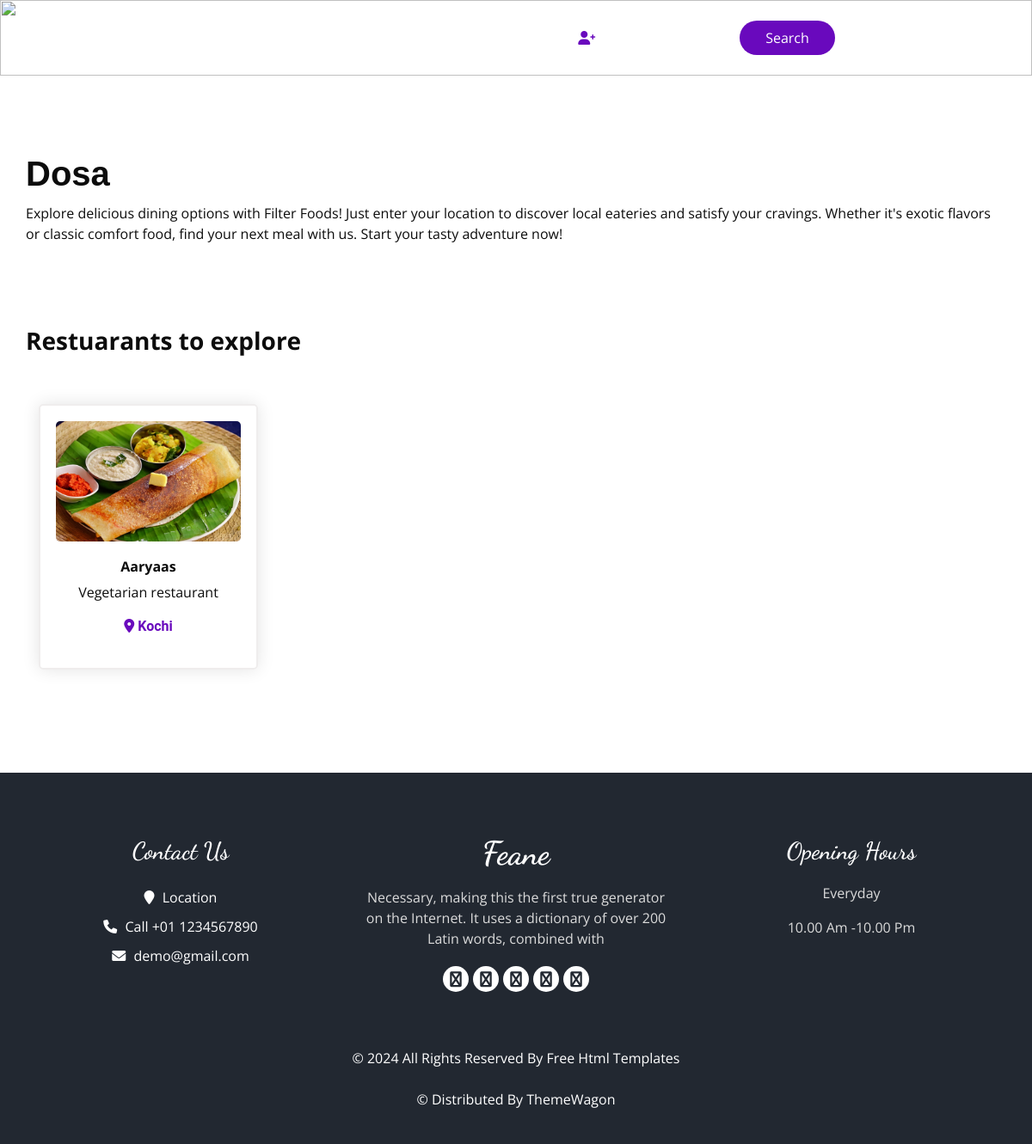
The app's page /UserApp/view_food_restaurant/Dosa/ with its own data.
### VendorApp/models.py (models this page shows, shortened)
class Food(models.Model):
    vendor = models.ForeignKey(Vendor, on_delete=models.CASCADE, null=True)
    name = models.CharField(max_length=200)
    category = models.CharField(max_length=500)
    image = models.ImageField(upload_to="images")
    description = models.CharField(max_length=500)
    region = models.CharField(max_length=50, null=True, blank=True)
    type = models.CharField(max_length=500, default="veg")

class Vendor(models.Model):
    name = models.CharField(max_length=255)
    email = models.EmailField(max_length=255)
    description = models.CharField(max_length=200,null=True)
    address = models.CharField(max_length=200,null=True)
    contact = models.IntegerField(validators=[RegexValidator(r'^\d{10}$')], null=True)
    location = models.CharField(max_length=100,blank=True, null=True)
    website = models.URLField(null=True)
    logo = models.ImageField(upload_to='images',null=True,blank=True)
    average_rating = models.DecimalField(max_digits=3, decimal_places=1, default=0.0)

### UserApp/views.py (the view)
# urls.py: path('view_food_restaurant/<str:name>/', views.view_food_restaurant, name='view_food_restaurant'),
def view_food_restaurant(request, name):
    food_items = Food.objects.filter(name=name,)
    return render(request, "view_food_restaurant.html", {"food_items": food_items, "food_name": name})

### UserApp/templates/view_food_restaurant.html (shortened to what this page needs)
{% load static %}
<html>
<head>
  <link rel="stylesheet" type="text/css" href="{% static 'Web/css/bootstrap.css' %}" />
  <link rel="stylesheet" type="text/css" href="https://cdnjs.cloudflare.com/ajax/libs/OwlCarousel2/2.3.4/assets/owl.carousel.min.css" />
  <link rel="stylesheet" href="https://cdnjs.cloudflare.com/ajax/libs/jquery-nice-select/1.1.0/css/nice-select.min.css" />
  <link href="{% static 'Web/css/font-awesome.min.css' %}" rel="stylesheet" />
  <link href="{% static 'Web/css/style.css' %}" rel="stylesheet" />
  <link href="{% static 'Web/css/main.css' %}" rel="stylesheet" />
  <link href="{% static 'Web/css/responsive.css' %}" rel="stylesheet" />
    <link rel="stylesheet" href="https://cdnjs.cloudflare.com/ajax/libs/font-awesome/6.0.0-beta3/css/all.min.css">
</head>
<body class="sub_page">
  <div class="hero_area">
    <div class="bg-box">
      <img src="{% static 'Web/images/hero-bg.jpg' %}" alt="">
    </div>
    <header class="header_section">
      <div class="container">
        <nav class="navbar navbar-expand-lg custom_nav-container ">
          <a class="navbar-brand" href="index.html">
             <span style="margin-right:-30px;">
            </span>
          </a>
          <div class="collapse navbar-collapse" id="navbarSupportedContent">
            <ul class="navbar-nav ">
              <li class="nav-item ">
                <a class="nav-link" href="{% url 'Home_page' %}" style="margin-left:50px;">Home </a>
              </li>
              <li class="nav-item ">
                <a class="nav-link" href="{% url 'menu_page' %}">Menu</a>
              </li>
              <li class="nav-item">
                <a class="nav-link" href="{% url 'about_page' %}">About</a>
              </li>
               <li class="nav-item">
                <a class="nav-link" href="book.html" >Contact</a>
              </li>
            </ul>
           <div class="user_option">
{% if request.session.Username %}
            <a href="{% url 'profile_page' %}" class="user_link customicon" style="margin-right:120px;">
    <i class="fa fa-user" aria-hidden="true"></i>
</a>
{% else %}
<a href="{% url 'login_page' %}" class="user_link" style="margin-right:120px;">
  <i class="fa fa-user-plus"  aria-hidden="true"></i>
</a>
{% endif %}
<a class="cartcustom" href="{% url 'cart_page' %}">
    <i class="fas fa-shopping-cart"></i>
</a>
        <a href="{% url 'menu_page' %}" style="text-decoration:none !important;" class="order_online">
                Search
              </a>
            </div>
          </div>
        </nav>
      </div>
    </header>
  </div>
  <section class="food_section layout_padding">
    <div class="container">
         <div class="heading_container ">
        <h2>
            {{food_name}}
        </h2>
<p>Explore delicious dining options with Filter Foods! Just enter your location to discover local eateries and satisfy your cravings. Whether it's exotic flavors or classic comfort food, find your next meal with us. Start your tasty adventure now!</p>
      </div><br><br><br><br>
      <div class="heading_container">
        <h3 style="font-weight:bold;">
          Restuarants to explore
        </h3>
      </div><br><br>
<div class="product-section mt-150 mb-150">
    <div class="container">
        <div class="row">
     {% if food_items %}
        {% for food in food_items %}
            <div class="col-md-6 col-lg-3 text-center">
                <div class="single-product-item" style="border: 2px solid rgb(239, 237, 237);">
                    <div class="product-image">
<a href="{% url 'food_inner_page' food.vendor.id food.name %}">
                            <img src="{{ food.image.url }}" alt="{{ food.name }}">
                        </a>
                    </div>
                    <div class="text-container">
                        <div class="detail-box">
                            <h6 style="font-weight:bold;">
                                {{ food.vendor.name }}
                            </h6>
                            <p>{{ food.vendor.description }}</p>
                            <p style="font-size: 16px; font-weight: bold; font-family: Roboto, sans-serif; color: #6909bd;">
  <i class="fas fa-map-marker-alt"></i> {{food.vendor.location}}
</p>
                        </div>
                    </div>
                </div>
            </div>
        {% endfor %}
    {% else %}
        <p>No results found.</p>
    {% endif %}
</div>
        </div>
    </div>
    </div>
  </section>
  <footer class="footer_section">
    <div class="container">
      <div class="row">
        <div class="col-md-4 footer-col">
          <div class="footer_contact">
            <h4>
              Contact Us
            </h4>
            <div class="contact_link_box">
              <a href="">
                <i class="fa fa-map-marker" aria-hidden="true"></i>
                <span>
                  Location
                </span>
              </a>
              <a href="">
                <i class="fa fa-phone" aria-hidden="true"></i>
                <span>
                  Call +01 1234567890
                </span>
              </a>
              <a href="">
                <i class="fa fa-envelope" aria-hidden="true"></i>
                <span>
                  demo@gmail.com
                </span>
              </a>
            </div>
          </div>
        </div>
        <div class="col-md-4 footer-col">
          <div class="footer_detail">
            <a href="" class="footer-logo">
              Feane
            </a>
            <p>
              Necessary, making this the first true generator on the Internet. It uses a dictionary of over 200 Latin words, combined with
            </p>
            <div class="footer_social">
              <a href="">
                <i class="fa fa-facebook" aria-hidden="true"></i>
              </a>
              <a href="">
                <i class="fa fa-twitter" aria-hidden="true"></i>
              </a>
              <a href="">
                <i class="fa fa-linkedin" aria-hidden="true"></i>
              </a>
              <a href="">
                <i class="fa fa-instagram" aria-hidden="true"></i>
              </a>
              <a href="">
                <i class="fa fa-pinterest" aria-hidden="true"></i>
              </a>
            </div>
          </div>
        </div>
        <div class="col-md-4 footer-col">
          <h4>
            Opening Hours
          </h4>
          <p>
            Everyday
          </p>
          <p>
            10.00 Am -10.00 Pm
          </p>
        </div>
      </div>
      <div class="footer-info">
        <p>
          &copy; <span id="displayYear"></span> All Rights Reserved By
          <a href="https://html.design/">Free Html Templates</a><br><br>
          &copy;  Distributed By
          <a href="https://themewagon.com/" target="_blank">ThemeWagon</a>
        </p>
      </div>
    </div>
  </footer>
</body>
</html>

### UserApp/static/Web/css/style.css (style rules this page uses)
body { font-family: "Open Sans", sans-serif; color: #0c0c0c; background-color: #ffffff; overflow-x: hidden; }
.layout_padding { padding: 90px 0; }
h1, h2 { font-family: 'Poppins', sans-serif; }
.heading_container { display: -webkit-box; display: -ms-flexbox; display: flex; -webkit-box-orient: vertical; -webkit-box-direction: normal; -ms-flex-direction: column; flex-direction: column; -webkit-box-align: start; -ms-flex-align: start; align-items: flex-start; }
.heading_container h2 { position: relative; margin-bottom: 0; font-size: 2.5rem; font-weight: bold; }
.heading_container p { margin-top: 10px; margin-bottom: 0; }
a, a:hover, a:focus { text-decoration: none; }
.hero_area { position: relative; min-height: 100vh; display: -webkit-box; display: -ms-flexbox; display: flex; -webkit-box-orient: vertical; -webkit-box-direction: normal; -ms-flex-direction: column; flex-direction: column; }
.bg-box { position: absolute; top: 0; left: 0; width: 100%; height: 100%; }
.bg-box img { width: 100%; height: 100%; -o-object-fit: cover; object-fit: cover; }
.sub_page .hero_area { min-height: auto; }
.sub_page .hero_area .bg-box { position: absolute; top: 0; left: 0; width: 100%; height: 100%; }
.sub_page .hero_area .bg-box img { width: 100%; height: 100%; -o-object-fit: cover; object-fit: cover; -o-object-position: right top; object-position: right top; }
.header_section { padding: 15px 0; }
.navbar-brand { font-family: 'Dancing Script', cursive; }
.navbar-brand span { font-weight: bold; font-size: 32px; color: #ffffff; }
.custom_nav-container { padding: 0; }
.custom_nav-container .navbar-nav { padding-left: 8%; }
.custom_nav-container .navbar-nav .nav-item .nav-link { padding: 5px 20px; color: #ffffff; text-align: center; text-transform: uppercase; border-radius: 5px; -webkit-transition: all 0.3s; transition: all 0.3s; }
.user_option { display: -webkit-box; display: -ms-flexbox; display: flex; -webkit-box-align: center; -ms-flex-align: center; align-items: center; }
.user_option a { margin: 0 10px; }
.user_option .user_link { color: #ffffff; }
.user_option .order_online { display: inline-block; padding: 8px 30px; background-color: #6909bd; color: #ffffff; border-radius: 45px; -webkit-transition: all 0.3s; transition: all 0.3s; border: none; }
.footer_section { background-color: #222831; color: #ffffff; padding: 75px 0 40px 0; text-align: center; }
.footer_section h4 { font-size: 28px; }
.footer_section h4, .footer_section .footer-logo { font-weight: 600; margin-bottom: 20px; font-family: 'Dancing Script', cursive; }
.footer_section p { color: #dbdbdb; }
.footer_section .footer-col { margin-bottom: 30px; }
.footer_section .footer_contact .contact_link_box { display: -webkit-box; display: -ms-flexbox; display: flex; -webkit-box-orient: vertical; -webkit-box-direction: normal; -ms-flex-direction: column; flex-direction: column; }
.footer_section .footer_contact .contact_link_box a { margin: 5px 0; color: #ffffff; }
.footer_section .footer_contact .contact_link_box a i { margin-right: 5px; }
.footer_section .footer-logo { display: block; font-weight: bold; font-size: 38px; line-height: 1; color: #ffffff; }
.footer_section .footer_social { display: -webkit-box; display: -ms-flexbox; display: flex; -webkit-box-pack: center; -ms-flex-pack: center; justify-content: center; margin-top: 20px; margin-bottom: 10px; }
.footer_section .footer_social a { display: -webkit-box; display: -ms-flexbox; display: flex; -webkit-box-pack: center; -ms-flex-pack: center; justify-content: center; -webkit-box-align: center; -ms-flex-align: center; align-items: center; color: #222831; width: 30px; height: 30px; border-radius: 100%; background-color: #ffffff; border-radius: 100%; margin: 0 2.5px; font-size: 18px; }
.footer_section .footer-info { text-align: center; margin-top: 25px; }
.footer_section .footer-info p { color: #ffffff; margin: 0; }
.footer_section .footer-info p a { color: inherit; }
.user_link i { color:#6909bd; }
.cartcustom { color: white; }

### UserApp/static/Web/css/responsive.css (style rules this page uses)
@media (min-width: 1200px) { .container { max-width: 1170px; } }

### records on screen
Food: name "Dosa", image (picture), vendor.name "Aaryaas", vendor.description "Vegetarian restaurant", vendor.location "Kochi"
